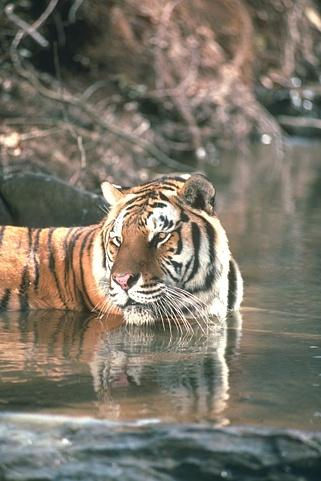
#> input picture Dataset2/2.jpg, 321 x 481 px
$ python q2temp.py
#> lines starting #> are read from the running program, lines starting #| are printed output that depends on the picture; after the words box and inside, x2 and y2 are one past the last pixel; in counts of white or black regions, pixels touching at a corner belong together
import numpy as np
import cv2
import matplotlib.pyplot as plt
import skimage.segmentation as seg


frame = cv2.imread("Dataset2/2.jpg")
#> frame is the input picture: shape (481, 321, 3); mean B, G, R 105.2, 118.1, 124.2
frame = cv2.cvtColor(frame,cv2.COLOR_RGB2BGR)
# setup initial location of window
r,h,c,w = 0,100,0,100  # simply hardcoded the values
track_window = (c,r,w,h)

# set up the ROI for tracking
roi = frame[r:r+h, c:c+w]
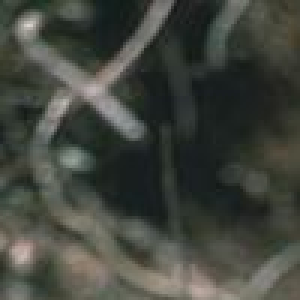
#> roi: shape (100, 100, 3) (shown 3 times larger); mean R, G, B 66.3, 69.6, 62.2
hsv_roi =  cv2.cvtColor(frame, cv2.COLOR_BGR2HSV)
#> hsv_roi: shape (481, 321, 3); mean H, S, V 84.5, 49.9, 128.1
mask = cv2.inRange(hsv_roi, np.array((0., 60.,32.)), np.array((180.,255.,255.)))
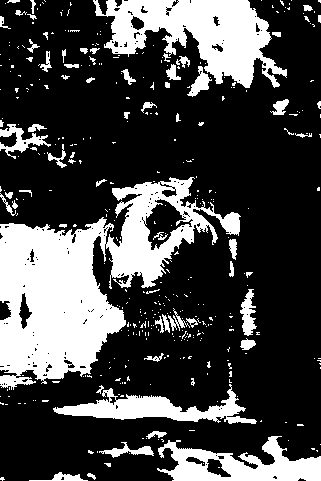
#> mask: shape (481, 321); 27.3% white; 386 white regions (323 under 20 px), largest, box (x1, y1, x2, y2) and area: (0, 177, 241, 390) 20769, (93, 0, 287, 88) 8592, (157, 436, 321, 481) 3824
roi_hist = cv2.calcHist([hsv_roi],[0],mask,[180],[0,180])
#> roi_hist = 180 values, max 4900 at index 107, min 0 at index 0, mean 234
cv2.normalize(roi_hist,roi_hist,0,255,cv2.NORM_MINMAX)

# Setup the termination criteria, either 10 iteration or move by atleast 1 pt
term_crit = ( cv2.TERM_CRITERIA_EPS | cv2.TERM_CRITERIA_COUNT, 10, 1 )

hsv = cv2.cvtColor(frame, cv2.COLOR_BGR2HSV)
dst = cv2.calcBackProject([hsv],[0],roi_hist,[0,180],1)
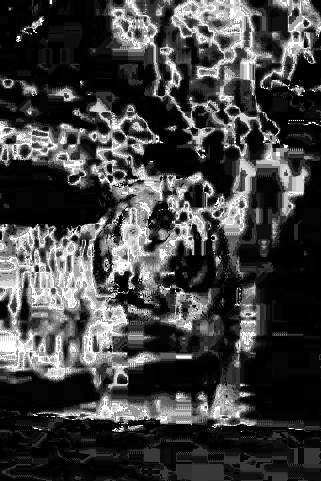
#> dst: shape (481, 321); min 0, max 255, mean 65.1

# apply meanshift to get the new location
ret, track_window = cv2.meanShift(dst, track_window, term_crit)
#> ret = 10; track_window = (10, 91, 100, 100)

# Draw it on image
x,y,w,h = track_window
#> x = 10; y = 91; w = 100; h = 100
img2 = cv2.rectangle(frame, (x,y), (x+w,y+h), 255,2)

plt.imshow(img2)
plt.show()

$ run again, with Dataset2/1.jpg copied over Dataset2/2.jpg
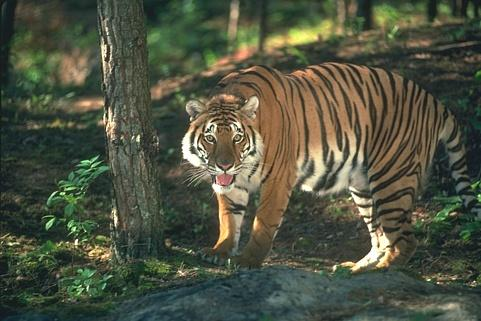
#> input picture Dataset2/1.jpg, 481 x 321 px
#> frame is the input picture: shape (321, 481, 3); mean B, G, R 65.1, 83.4, 79.1
#> hsv_roi: shape (321, 481, 3); mean H, S, V 72.2, 76.8, 88.8
#> `mask = cv2.inRange(hsv_roi, np.array((0., 60.,32.)), np.array((180.,25..`:
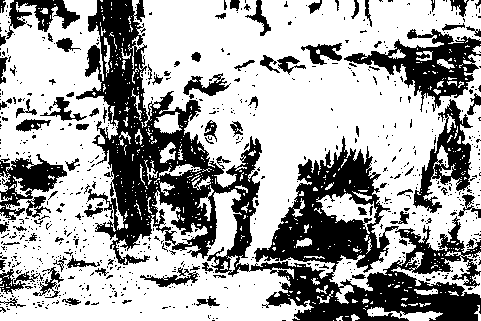
#> mask: shape (321, 481); 64.9% white; 781 black regions (692 under 20 px), largest, box (x1, y1, x2, y2) and area: (76, 0, 481, 321) 34909, (344, 29, 481, 112) 4018, (413, 99, 473, 213) 2416
#> roi_hist = 180 values, max 4873 at index 104, min 0 at index 1, mean 556.7
#> `dst = cv2.calcBackProject([hsv],[0],roi_hist,[0,180],1)`:
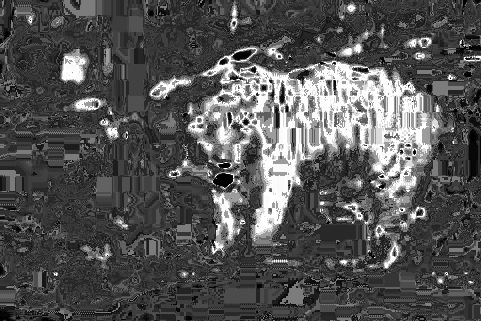
#> dst: shape (321, 481); min 0, max 255, mean 84.1
#> ret = 10; track_window = (23, 0, 100, 100)
#> x = 23; y = 0; w = 100

$ run again, with Dataset2/3.jpg copied over Dataset2/2.jpg
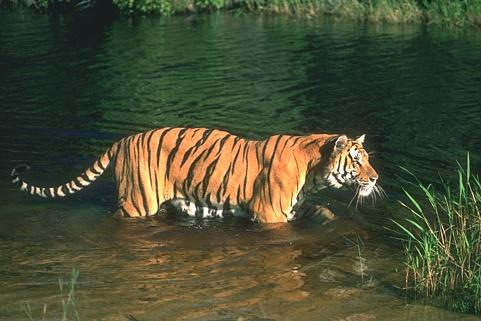
#> input picture Dataset2/3.jpg, 481 x 321 px
#> frame is the input picture: shape (321, 481, 3); mean B, G, R 51.8, 76.9, 73
#> hsv_roi: shape (321, 481, 3); mean H, S, V 72.2, 103.7, 84.8
#> `mask = cv2.inRange(hsv_roi, np.array((0., 60.,32.)), np.array((180.,25..`:
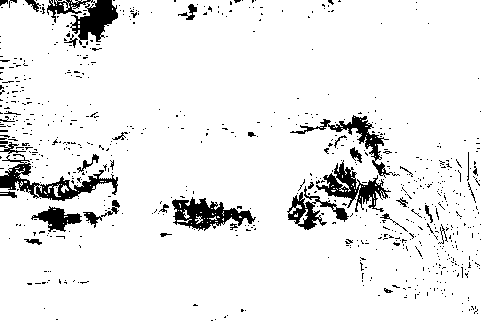
#> mask: shape (321, 481); 92.4% white; 725 black regions (686 under 20 px), largest, box (x1, y1, x2, y2) and area: (0, 154, 118, 201) 1524, (47, 0, 118, 45) 1429, (172, 197, 256, 231) 1359
#> roi_hist = 180 values, max 6353 at index 48, min 0 at index 0, mean 792.7
#> `dst = cv2.calcBackProject([hsv],[0],roi_hist,[0,180],1)`:
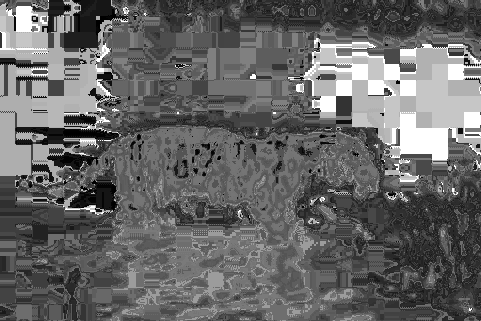
#> dst: shape (321, 481); min 0, max 255, mean 102.1
#> ret = 10; track_window = (0, 21, 100, 100)
#> x = 0; y = 21; w = 100

$ run again, with Dataset2/4.jpg copied over Dataset2/2.jpg
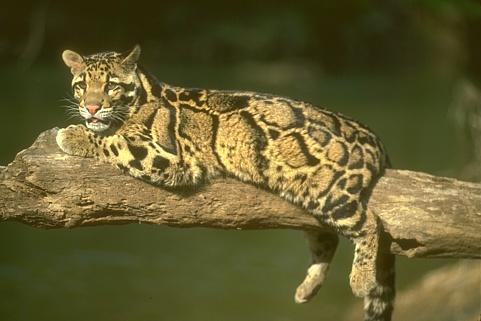
#> input picture Dataset2/4.jpg, 481 x 321 px
#> frame is the input picture: shape (321, 481, 3); mean B, G, R 47.5, 92.2, 99.1
#> hsv_roi: shape (321, 481, 3); mean H, S, V 92.1, 148.8, 101.4
#> `mask = cv2.inRange(hsv_roi, np.array((0., 60.,32.)), np.array((180.,25..`:
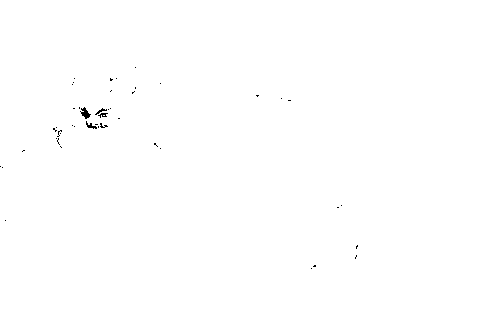
#> mask: shape (321, 481); 99.8% white; black in thin lines or dots, all inside (x1, y1, x2, y2) = (0, 67, 358, 269)
#> roi_hist = 180 values, max 22746 at index 85, min 0 at index 0, mean 856.3
#> `dst = cv2.calcBackProject([hsv],[0],roi_hist,[0,180],1)`:
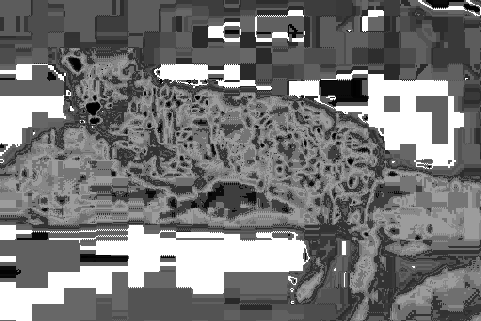
#> dst: shape (321, 481); min 0, max 255, mean 117.9
#> ret = 10; track_window = (0, 54, 100, 100)
#> x = 0; y = 54; w = 100
